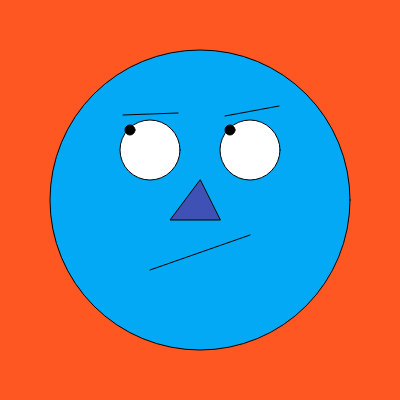
Frame 1 (no input)
Frame 60 (no input): identical to frame 1, image omitted
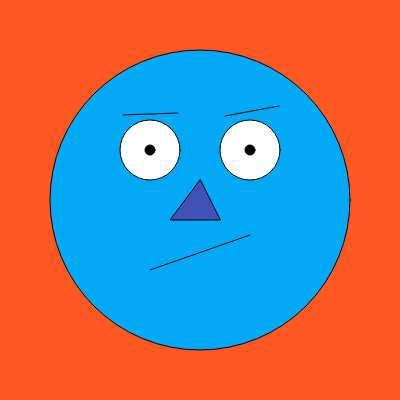
Frame 120 (the mouse pressed at the canvas centre since frame 60)

The p5.js sketch that drew these frames (run headless with seeded random() and noise() and a simulated clock; from frame 60 on, the mouse is pressed at the canvas centre):

// p5.js sketch
// ── sketch.js
function setup() {
  createCanvas(400, 400);
}

let olhoX;
let olhoY;

function draw() {
  background('#FF5722');
  fill('blue');
  fill('#03A9F4');
  circle (200, 200, 300); //cabeça
  fill('white');
  circle (150, 150, 60);  //olho esquerdo
  circle (250, 150, 60);  //olho direito
  fill('black');
  //circle (150, 150, 10); // Pupila esquerda
  //circle (250, 150, 10); // Pupila direita
    olhoX = map(mouseX, 0, 400, 130, 170);
    olhoY = map(mouseY, 0, 400, 130, 170);
  circle(olhoX, olhoY, 10); // nova pupila esquerda
  circle(olhoX + 100, olhoY, 10); //nova pupila direita
  line(150, 270, 250, 235); //boca
  fill('#3F51B5');
  triangle(200, 180, 170, 220, 220, 220); //nariz
  line(123, 115, 178, 113); //sobrancelha direita
  line(225, 116, 279, 106); //sobrancelha esquerda
 
  
  if(mouseIsPressed) {
    console.log(mouseX, mouseY);
  }

}

// ── style.css
body {
 text-align: center;
 background-color: #f4f4f4;
 font-family: Arial, sans-serif;
}

h1 {
 color: #333;
}

canvas {
 border: 2px solid black;
 margin-top: 20px;
}
